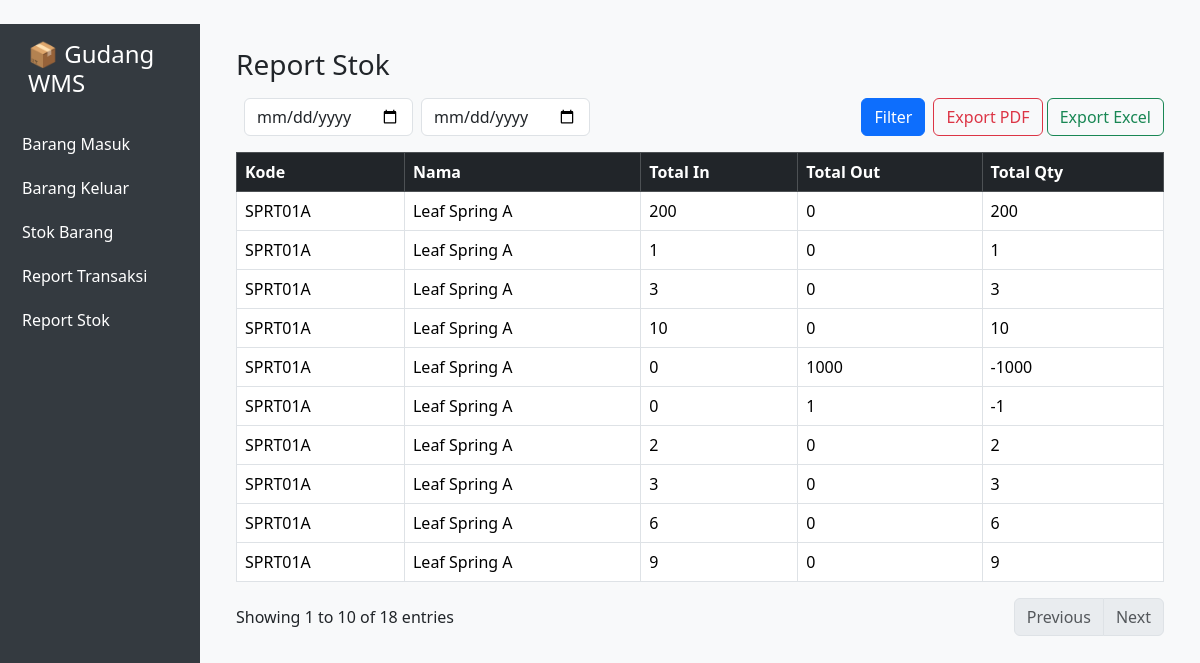
/warehouse/reports/stok/, run on the app's committed database.
### warehouse/models.py (models this page shows, shortened)
class Barang(models.Model):
    kode_barang = models.CharField(max_length=20, unique=True)
    nama_barang = models.CharField(max_length=100)
    deskripsi = models.TextField(blank=True, null=True)
    foto = models.ImageField(upload_to='foto_barang/', blank=True, null=True)
    status_barang = models.CharField(max_length=10, choices=STATUS_CHOICES, default='aktif')
    status_pengiriman = models.CharField(max_length=15, choices=DELIVERY_CHOICES, default='delivery')
    qty_total = models.IntegerField(default=0)
    qr_code = models.ImageField(upload_to='qr_codes/', blank=True)

### warehouse/views.py (the view)
# urls.py: path('reports/stok/', views.report_stok, name='report_stok'),
def report_stok(request):
    qs = _filter_transaksi(request)
    agg = (qs.values('item_id', 'item__kode_barang', 'item__nama_barang')
             .annotate(
                 total_in=Sum(Case(When(jenis=Transaksi.IN, then='qty'),
                                   default=Value(0), output_field=IntegerField())),
                 total_out=Sum(Case(When(jenis=Transaksi.OUT, then='qty'),
                                    default=Value(0), output_field=IntegerField()))
             ))
    data = []
    for r in agg:
        r['total_qty'] = (r['total_in'] or 0) - (r['total_out'] or 0)
        data.append(r)
    paginator = Paginator(data, 10)  # tampil 10 item per halaman
    page_number = request.GET.get("page")
    page_obj = paginator.get_page(page_number)
    return render(request, 'warehouse/report_stok.html', {
        'page_obj': page_obj
    })

### warehouse/views.py (called while the page is built, shortened)
def _filter_transaksi(request, base_qs=None):
    if base_qs is None:
        base_qs = Transaksi.objects.select_related('item')
    period = request.GET.get('period', 'date')
    qs = base_qs
    if period == 'date':
        start = request.GET.get('start')
        end = request.GET.get('end')
        if start:
            qs = qs.filter(created_at__date__gte=start)
        if end:
            qs = qs.filter(created_at__date__lte=end)
    elif period == 'year':
        year = request.GET.get('year')
        if year:
            qs = qs.filter(created_at__year=year)
    return qs

### warehouse/templates/warehouse/report_stok.html (shortened to what this page needs)
﻿{% extends "warehouse/base.html" %}
{% block content %}
<h3 class="mb-3">Report Stok</h3>
<form class="row g-2 mb-3" method="get">
    <div class="col-auto">
    </div>
    <div class="col">
        <div id="filter-date" class="row g-2" {% if request.GET.period and request.GET.period != 'date' %}hidden{% endif %}>
            <div class="col-auto"><input type="date" name="start" value="{{ request.GET.start }}" class="form-control"></div>
            <div class="col-auto"><input type="date" name="end" value="{{ request.GET.end }}" class="form-control"></div>
        </div>
    </div>
    <div class="col-auto"><button class="btn btn-primary">Filter</button></div>
    <div class="col-auto">
        <a class="btn btn-outline-danger" href="{% url 'export_stok_pdf' %}?{{ request.GET.urlencode }}">Export PDF</a>
        <a class="btn btn-outline-success" href="{% url 'export_stok_xlsx' %}?{{ request.GET.urlencode }}">Export Excel</a>
    </div>
</form>
<table class="table table-bordered table-hover">
    <thead class="table-dark">
        <tr>
            <th>Kode</th>
            <th>Nama</th>
            <th>Total In</th>
            <th>Total Out</th>
            <th>Total Qty</th>
        </tr>
    </thead>
    <tbody>
        {% for row in page_obj %}
        <tr>
            <td>{{ row.item__kode_barang }}</td>
            <td>{{ row.item__nama_barang }}</td>
            <td>{{ row.total_in }}</td>
            <td>{{ row.total_out }}</td>
            <td>{{ row.total_qty }}</td>
        </tr>
        {% empty %}
        <tr>
            <td colspan="5" class="text-center">Tidak ada data</td>
        </tr>
        {% endfor %}
    </tbody>
</table>
<div class="d-flex justify-content-between align-items-center mt-3">
    <div>
        Showing
        {{ page_obj.start_index }}
        to
        {{ page_obj.end_index }}
        of
        {{ page_obj.paginator.count }} entries
    </div>
    <nav>
        <ul class="pagination mb-0">
            {% if transaksi_list.has_previous %}
            <li class="page-item">
                <a class="page-link" href="?{{ request.GET.urlencode }}&page={{ page_obj.previous_page_number }}">Previous</a>
            </li>
            {% else %}
            <li class="page-item disabled"><span class="page-link">Previous</span></li>
            {% endif %}
            {% if transaksi_list.has_next %}
            <li class="page-item">
                <a class="page-link" href="?{{ request.GET.urlencode }}&page={{ page_obj.next_page_number }}">Next</a>
            </li>
            {% else %}
            <li class="page-item disabled"><span class="page-link">Next</span></li>
            {% endif %}
        </ul>
    </nav>
</div>
{% endblock %}

### warehouse/templates/warehouse/base.html (style rules this page uses)
body { background-color: #f8f9fa; }
body { padding-bottom: 40px }

### data on the page
Barang: item__kode_barang "SPRT01A", item__nama_barang "Leaf Spring A", total_in "200", total_out "0", total_qty "200", total_in "1", total_qty "1", total_in "3", total_qty "3", total_in "10", total_qty "10", total_in "0", total_out "1000", total_qty "-1000", total_out "1", total_qty "-1", total_in "2", total_qty "2", total_in "6", total_qty "6", total_in "9", total_qty "9"

### other printed values
{{ page_obj.start_index }} "1"
{{ page_obj.end_index }} "10"
{{ page_obj.paginator.count }} "18"
